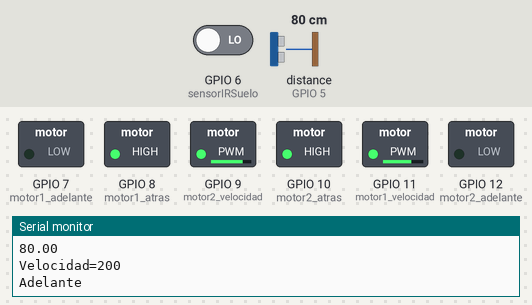
Simulated run of this sketch. Board: ESP8266 (NodeMCU). Shown: switched loads named in the sketch (green lamp = pin HIGH), the last lines printed to the serial monitor. Wiring (inferred from the names in the program): ultrasonic range finder: trigger GPIO 4; echo GPIO 5. The test bench sets the inputs (shaded band); at power-on: distance to the obstacle (sensor on GPIO 5) 80 cm, GPIO 6 (sensorIRSuelo) LOW. The echo pulse lasts 58.3 µs per cm; pins used as bus, display or sensor lines are not drawn.

Above: at 1.2 s.
1.3 s: distance to the obstacle (sensor on GPIO 5) set to 18 cm
2.8 s: distance to the obstacle (sensor on GPIO 5) set to 13 cm
At 3.9 s:
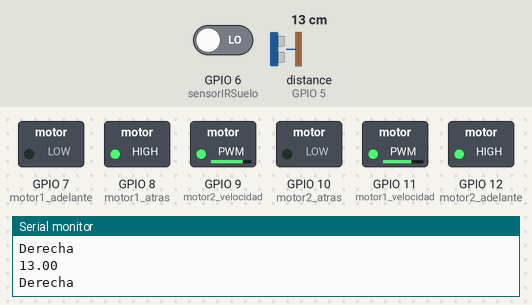
4.3 s: distance to the obstacle (sensor on GPIO 5) set to 120 cm
At 5.0 s:
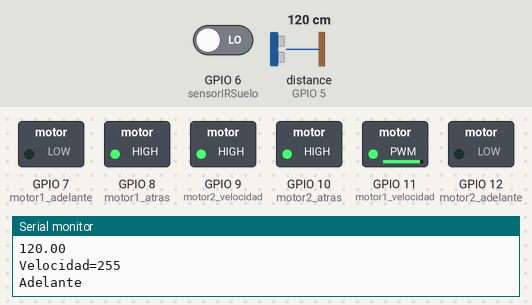
5.9 s: distance to the obstacle (sensor on GPIO 5) set to 103 cm
7.4 s: distance to the obstacle (sensor on GPIO 5) set to 97 cm
At 8.6 s:
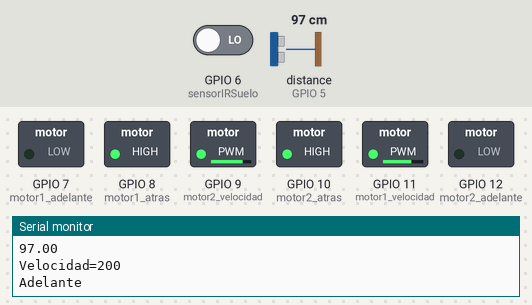
8.9 s: distance to the obstacle (sensor on GPIO 5) set to 2 cm
At 9.2 s:
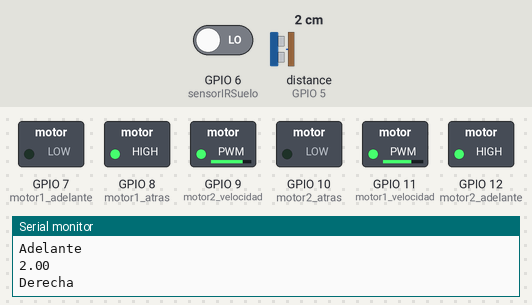
Timing chart, 0 to 11.4 s (numbered marks = the images above; inputs shaded):
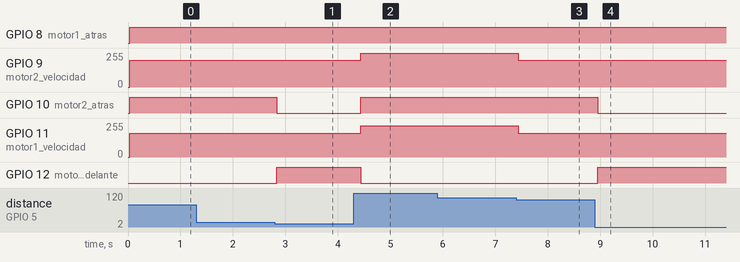

The sketch:

Robot_Movil_L298.ino
```cpp
#include <BitbloqUS.h>

// Definimos los  pines

#define motor1_velocidad  11    //  EnA
#define motor1_adelante    7    //  In1
#define motor1_atras      8     //  In2
#define motor2_adelante   12    //  In3
#define motor2_atras      10    //  In4
#define motor2_velocidad  9     //  EnB

#define sensorIRSuelo     6
#define sensorUSTrigger   4
#define sensorUSEcho      5

#define DIR_FORWARD       1
#define DIR_BACKWARD      0

#define VEL_MAX           255
#define VEL_MED           200

void setup() {
  // Fundamental!!! ACTIVAR LAS PATILLAS DE CONTROL DE LOS MOTORES COMO SALIDAS
  pinMode(motor1_adelante,OUTPUT);
  pinMode(motor1_atras,OUTPUT);
  pinMode(motor2_adelante,OUTPUT);
  pinMode(motor2_atras,OUTPUT);

  // Sensores
  pinMode(sensorIRSuelo,INPUT);
  pinMode(sensorUSTrigger,OUTPUT);
  pinMode(sensorUSEcho,INPUT);

  Serial.begin(9600);
}


void atras()
{
  Serial.println("Atras");
  // motor 1 en dirección adelante
  digitalWrite(motor1_adelante,HIGH);
  digitalWrite(motor1_atras,LOW);

  // motor 2 en dirección adelante
  digitalWrite(motor2_adelante,HIGH);
  digitalWrite(motor2_atras,LOW);
}


void adelante()
{
  Serial.println("Adelante");
  // motor 1 en dirección atras
  digitalWrite(motor1_adelante,LOW);
  digitalWrite(motor1_atras,HIGH);

  // motor 2 en dirección atras
  digitalWrite(motor2_adelante,LOW);
  digitalWrite(motor2_atras,HIGH);
}

void derecha()
{
  Serial.println("Derecha");
  // motor 1 en dirección atras
  digitalWrite(motor1_adelante,LOW);
  digitalWrite(motor1_atras,HIGH);

  // motor 2 en dirección adelante
  digitalWrite(motor2_adelante,HIGH);
  digitalWrite(motor2_atras,LOW);
}

void izquierda()
{
  Serial.println("Izquierda");
  // motor 2 en dirección atras
  digitalWrite(motor2_adelante,LOW);
  digitalWrite(motor2_atras,HIGH);

  // motor 1 en dirección adelante
  digitalWrite(motor1_adelante,HIGH);
  digitalWrite(motor1_atras,LOW);
}


void parar()
{
  Serial.println("Parar");
  // motor 1 parado
  digitalWrite(motor1_adelante,LOW);
  digitalWrite(motor1_atras,LOW);

  // motor 2 parado
  digitalWrite(motor2_adelante,LOW);
  digitalWrite(motor2_atras,LOW);
}

int dv=-20; // Los motores se mueven a la misma velocidad
void velocidad(int v)
{
  Serial.print("Velocidad=");
  Serial.println(v);

  // Si apreciamos que el robot avanza curvado podemos calibrarlos con
  // valores pequeños positivos o negativos de dv
  analogWrite(motor1_velocidad,v+dv);
  analogWrite(motor2_velocidad,v);
}


// Usa un sensor Infrarrojo para ver si hay o no suelo
// Debe estar en la parte delantera del robot
int haySuelo()
{
  int resultado=0;
  if(digitalRead(sensorIRSuelo)==HIGH) // Detectamos el suelo
  {  resultado=1; }
  else
  {  resultado=0;}

  //return resultado;
  return true;
}


US ultrasonidos_0(sensorUSTrigger, sensorUSEcho);

float mideDistancia()
{
  float Distancia = ultrasonidos_0.read();
  Serial.println(Distancia);

  return Distancia;
}
// Mide la distancia usando el sensor de Ultrasonidos HC-SR04 o similar
long mideDistanciaRaw()
{
  // Basado en http://randomnerdtutorials.com/complete-guide-for-ultrasonic-sensor-hc-sr04/
  // Mejor usar la librería newPing https://bitbucket.org/teckel12/arduino-new-ping/wiki/Home
  digitalWrite(sensorUSTrigger,LOW);   // paramos el ultrasonido
  delayMicroseconds(5);
  digitalWrite(sensorUSTrigger,HIGH);  // Lanzamos el ultrasonido
  delayMicroseconds(10);                // esperamos 200 microsegundos
  digitalWrite(sensorUSTrigger,LOW);   // paramos el ultrasonido

  long tiempoRebote=pulseIn(sensorUSEcho,HIGH);  // Medimos el tiempo hasta que se detecte el rebote
  long cm=((tiempoRebote/2.0)*340.0)/1000000.0; // Dividimos por 2 (es ida y vuelta)
  Serial.println(tiempoRebote);
  return cm;
}

void test()
{
  velocidad(VEL_MAX);
  while(1)
  {
  adelante();
  delay(3000);
  atras();
  delay(3000);
  }

}

void loop() {


 //test(); // Test sin fin

  // put your main code here, to run repeatedly:
  if(haySuelo())
  {
    float Distancia=mideDistancia();
      if(Distancia>100)
      {
        velocidad(VEL_MAX);
        adelante();
      }
      else
      {
        if(Distancia>15)
        {
          velocidad(VEL_MED);
          adelante();
        }
        else
        {
          derecha();
          delay(500);
        }
      }

  }
  else  // Si no hay suelo paramos y volvemos hacia atrás
  {
      parar();
      atras();
      delay(1000);
      derecha();
      delay(300);
  }
}
```

BitbloqUS.cpp
```cpp
#include "BitbloqUS.h"

//****** US ******//
US::US(){
}

US::US(int pinTrigger, int pinEcho, unsigned long timeOut){
  US::init(pinTrigger,pinEcho, timeOut);
}

void US::init(int pinTrigger, int pinEcho, unsigned long timeOut)
{
  _pinTrigger = pinTrigger;
  _pinEcho = pinEcho;
  _timeOut = timeOut;
  pinMode( _pinTrigger , OUTPUT );
  pinMode( _pinEcho , INPUT );
}

long US::TP_init()
{
    digitalWrite(_pinTrigger, LOW);
    delayMicroseconds(2);
    digitalWrite(_pinTrigger, HIGH);
    delayMicroseconds(10);
    digitalWrite(_pinTrigger, LOW);
    long microseconds = pulseIn(_pinEcho,HIGH,_timeOut);
    delay(29);
    return microseconds;
}

float US::read(){
  long microseconds = US::TP_init();
  long distance;
  distance = microseconds/29/2;
  if (distance == 0){
    distance = _timeOut/29/2;
  }
  return distance;
}

void US::setTimeOut(unsigned long timeOut){
  _timeOut = timeOut;
}
```

BitbloqUS.h
```cpp
#ifndef US_h
#define US_h
#include "Arduino.h"

class US
{
public:
	US();
	US(int pinTrigger, int pinEcho, unsigned long timeOut = 58000);
	void init(int pinTrigger, int pinEcho, unsigned long timeOut = 58000);
	float read();
	void setTimeOut(unsigned long timeOut);

private:
	int _pinTrigger;
	int _pinEcho;
	unsigned long _timeOut;
	long TP_init();

};

#endif //US_h
```

Measured:
- the behaviour switches between 16 and 15 cm on distance to the obstacle (sensor on GPIO 5) (found by bisection; images 0 and 1)
- the behaviour switches between 101 and 100 cm on distance to the obstacle (sensor on GPIO 5) (found by bisection; images 2 and 3)
- after the input at 2.8 s, GPIO 10 (motor2_atras): HIGH → LOW at once; GPIO 12 (motor2_adelante): LOW → HIGH at once
- after the input at 4.3 s, GPIO 9 (motor2_velocidad): 200/255 → 255/255 after 0.13 s; GPIO 10 (motor2_atras): LOW → HIGH after 0.13 s; GPIO 11 (motor1_velocidad): 180/255 → 235/255 after 0.13 s; GPIO 12 (motor2_adelante): HIGH → LOW after 0.13 s
- after the input at 7.4 s, GPIO 9 (motor2_velocidad): 255/255 → 200/255 at once; GPIO 11 (motor1_velocidad): 235/255 → 180/255 at once
- after the input at 8.9 s, GPIO 10 (motor2_atras): HIGH → LOW after 0.05 s; GPIO 12 (motor2_adelante): LOW → HIGH after 0.05 s
